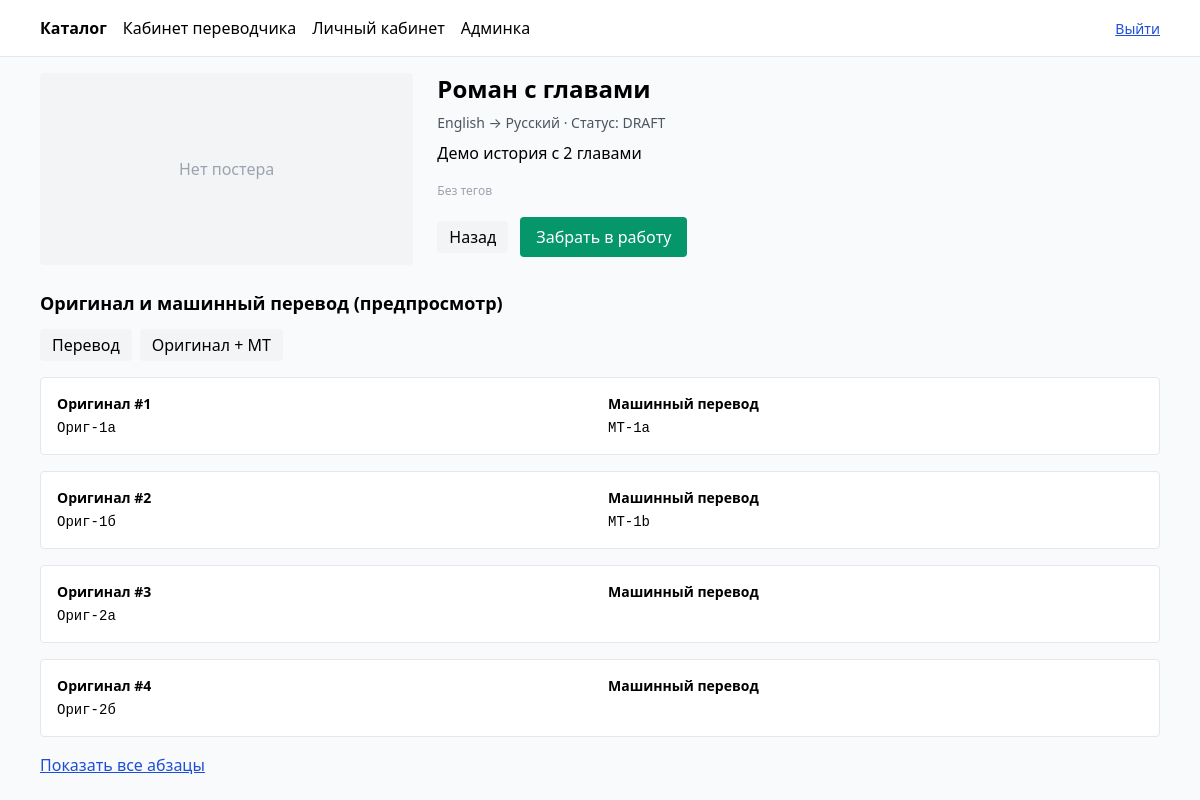
The app's page /translator/story/id/3/ (signed in), older data.
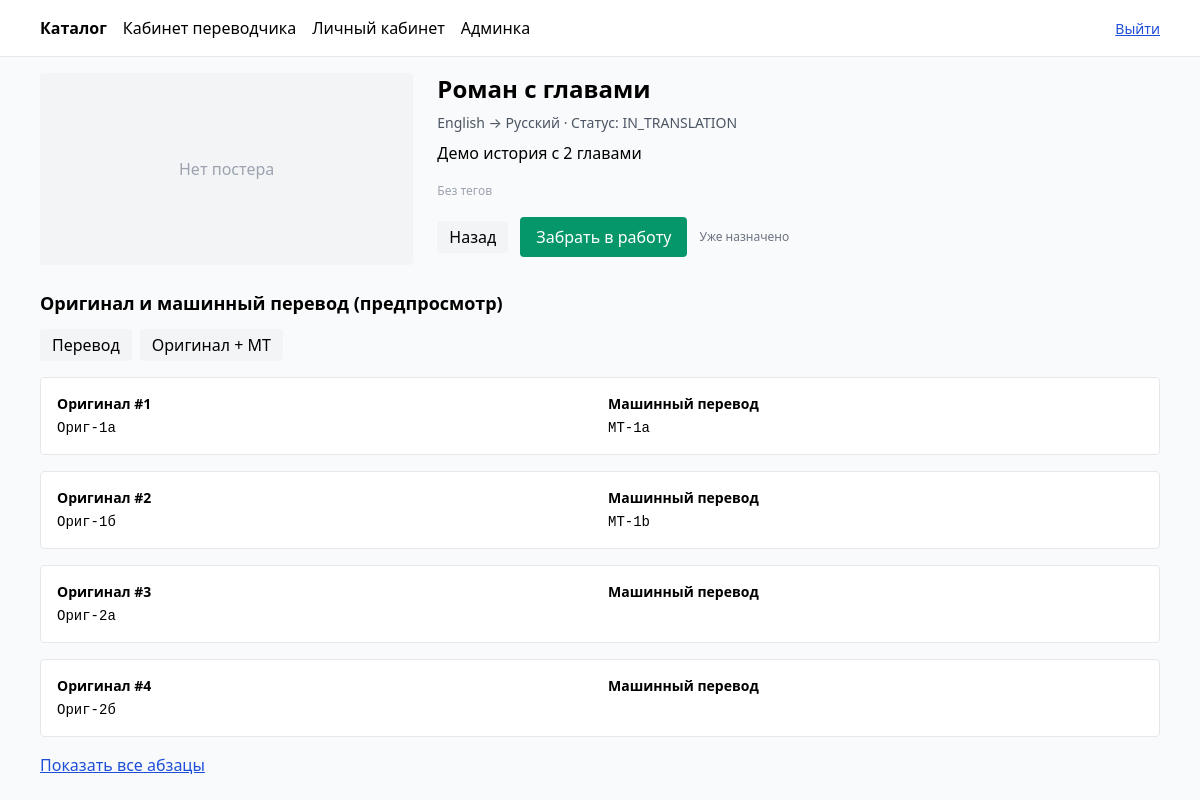
The same page, newer data.
### stories/models.py (models this page shows, shortened)
class Story(models.Model):
    title = models.CharField(max_length=255)
    slug = models.SlugField(max_length=260, unique=True)
    original_language = models.ForeignKey(Language, related_name="stories_original", on_delete=models.PROTECT)
    target_language = models.ForeignKey(Language, related_name="stories_target", on_delete=models.PROTECT)
    description = models.TextField(blank=True)
    status = models.CharField(max_length=20, choices=StoryStatus.choices, default=StoryStatus.DRAFT)
    tags = models.ManyToManyField(Tag, related_name="stories", blank=True)
    assigned_to = models.ForeignKey(User, null=True, blank=True, on_delete=models.SET_NULL, related_name="assigned_stories")
    paragraphs_count = models.PositiveIntegerField(default=0)
    translated_count = models.PositiveIntegerField(default=0)
    published_at = models.DateTimeField(null=True, blank=True)
    poster_url = models.URLField(blank=True, default="")
    class Meta:
        ordering = ["-id"]

class Language(models.Model):
    code = models.CharField(max_length=8, unique=True)  # ISO 639-1 по умолчанию
    name = models.CharField(max_length=64)

### translations/views_pages.py (the view)
class StoryPreviewByIdView(LoginRequiredMixin, TemplateView):
    template_name = "translations/preview.html"
    def dispatch(self, request, *args, **kwargs):
        if not (in_group(request.user, "translator") or in_group(request.user, "admin")):
            return self.handle_no_permission()
        return super().dispatch(request, *args, **kwargs)
    def get_context_data(self, pk, **kwargs):
        ctx = super().get_context_data(**kwargs)
        story = get_object_or_404(Story.objects.prefetch_related("tags", "paragraphs__illustrations"), pk=pk)
        ctx["story"] = story
        show_all = self.request.GET.get("show") == "all"
        paragraphs = story.paragraphs.all().order_by("index")
        ctx["paragraphs"] = paragraphs if show_all else paragraphs[:5]
        ctx["show_all"] = show_all
        return ctx

### users/permissions.py (called while the page is built)
def in_group(user, group_name: str) -> bool:
    if not user.is_authenticated:
        return False
    if group_name == "admin":
        return user.is_superuser or user.is_staff or user.groups.filter(name="admin").exists()
    return user.groups.filter(name=group_name).exists()

### templates/translations/preview.html (shortened to what this page needs)
{% extends "base.html" %}
{% block content %}
<div class="flex flex-col md:flex-row gap-6 mb-6">
    <div class="w-full md:w-1/3"> {% if story.poster_url %} <img src="{{ story.poster_url }}"
            class="w-full rounded shadow border" alt="poster"> {% else %} <div
            class="w-full h-48 bg-gray-100 rounded flex items-center justify-center text-gray-400">Нет постера</div>  </div>
    <div class="flex-1">
        <h1 class="text-2xl font-bold mb-2">{{ story.title }}</h1>
        <div class="text-sm text-gray-600 mb-2"> {{ story.original_language.name }} → {{ story.target_language.name }} ·
            Статус: {{ story.status }} </div>
        <p class="mb-3 whitespace-pre-line">{{ story.description }}</p>
        <div class="mb-4"> {% for t in story.tags.all %} <span class="text-xs bg-gray-100 px-2 py-0.5 rounded mr-1">{{
                t.name }}</span> {% empty %} <span class="text-xs text-gray-400">Без тегов</span> {% endfor %} </div>
        <div class="flex items-center gap-3"> <a href="{% url 'translator_dashboard' %}"
                class="px-3 py-1 bg-gray-100 rounded">Назад</a>
            <form hx-post="/api/stories/{{ story.id }}/claim/" hx-swap="none"> {% csrf_token %} <button
                    class="bg-green-600 text-white px-4 py-2 rounded">Забрать в работу</button>
            </form>
            {% if story.assigned_to_id %}
                <span class="text-xs text-gray-500">Уже назначено</span>
            {% endif %}
        </div>
    </div>
</div>
<h2 class="text-lg font-semibold mb-3"> {% if mode == "translated" %}Перевод (предпросмотр){% else %}Оригинал и машинный
    перевод (предпросмотр){% endif %} </h2>
<div class="flex items-center gap-2 mb-4"> <a
        href="{% url 'translator_story_preview' story.slug %}?mode=translated{% if show_all %}&show=all{% endif %}{% if draft %}&draft=1{% endif %}"
        class="px-3 py-1 rounded {% if mode == 'translated' %}bg-blue-600 text-white{% else %}bg-gray-100{% endif %}">
        Перевод </a> <a
        href="{% url 'translator_story_preview' story.slug %}?mode=original{% if show_all %}&show=all{% endif %}"
        class="px-3 py-1 rounded {% if mode == 'original' %}bg-blue-600 text-white{% else %}bg-gray-100{% endif %}">
        Оригинал + MT </a>
</div>
<div id="preview-paragraphs" class="space-y-4"> {% if mode == "translated" %} {% if not content %} <div
        class="text-gray-500">Нет абзацев для предпросмотра{% if not draft %} (всё ещё не финализировано){% endif %}.
    </div> {% else %} {% for item in content %} <div class="bg-white border rounded p-4">
        <div class="whitespace-pre-wrap text-base leading-relaxed">{{ item.text }}</div> {% if item.illustrations %}
        <div class="grid grid-cols-5 gap-2 mt-3"> {% for ill in item.illustrations %} <img src="{{ ill.image_url }}"
                class="w-full h-24 object-cover rounded border" alt=""> {% endfor %} </div> {% endif %}
    </div> {% endfor %} {% endif %} {% else %} {% for p in paragraphs %} <div class="bg-white border rounded p-4">
        <div class="grid md:grid-cols-2 gap-4">
            <div>
                <div class="text-sm font-semibold mb-1">Оригинал #{{ p.index }}</div>
                <pre class="whitespace-pre-wrap text-sm">{{ p.original_text }}</pre>
            </div>
            <div>
                <div class="text-sm font-semibold mb-1">Машинный перевод</div>
                <pre class="whitespace-pre-wrap text-sm">{{ p.machine_text }}</pre>
            </div>
        </div>
    </div> {% endfor %} {% endif %} </div>
{% if not show_all %}
<div class="mt-4"> <a
        hx-get="{% url 'translator_story_preview' story.slug %}?show=all&mode={{ mode|default:'original' }}{% if draft %}&draft=1{% endif %}"
        hx-target="#preview-paragraphs" hx-swap="outerHTML" class="text-blue-700 underline">Показать все абзацы</a>
</div> {% endif %} {% endif %} {% endblock %}

Row changes from the older to the newer data that the page shows:
changed Story "Роман с главами": status "DRAFT" → "IN_TRANSLATION"; assigned_to_id empty → 2 (drawn)
Text that changed along with them:
text now shown: "Уже назначено"
